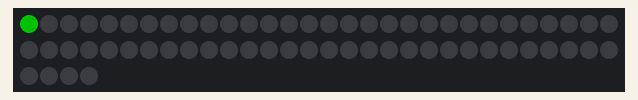
A sketch run on a simulated Arduino Uno, built with avr-gcc and run on an emulated ATmega328P. Shown: 64 RGB LEDs in strip order, left to right, continuing on the next row. Dim RGB values are drawn brighter than linear; colours are those a GRB WS2812 strip shows for the declared byte order; what the sketch prints to the serial monitor is not drawn.

Above: at 0.15 s.
At 4.99 s:
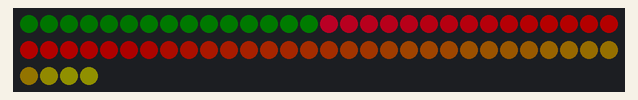
At 9.83 s:
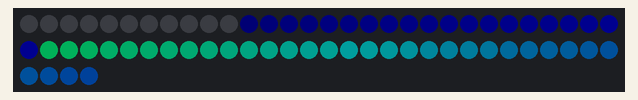
At 19.81 s:
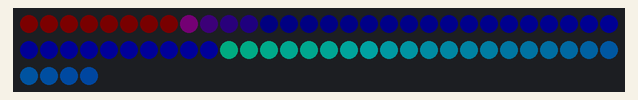
At 29.18 s:
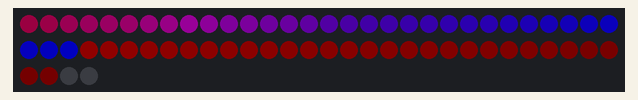
At 39.77 s:
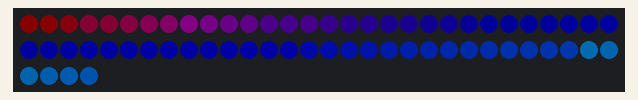

The sketch:

FastLEDCylon.ino
```cpp
#include <FastLED.h>

// How many leds in your strip?
#define NUM_LEDS 64

// For led chips like Neopixels, which have a data line, ground, and power, you just
// need to define DATA_PIN.  For led chipsets that are SPI based (four wires - data, clock,
// ground, and power), like the LPD8806, define both DATA_PIN and CLOCK_PIN
#define DATA_PIN 2
#define CLOCK_PIN 13

// Define the array of leds
CRGB leds[NUM_LEDS];

void setup() {
	Serial.begin(57600);
	Serial.println("resetting");
	FastLED.addLeds<WS2812,DATA_PIN,RGB>(leds,NUM_LEDS);
	FastLED.setBrightness(84);
}

void fadeall() { for(int i = 0; i < NUM_LEDS; i++) { leds[i].nscale8(250); } }

void loop() {
	static uint8_t hue = 0;
	Serial.print("x");
	// First slide the led in one direction
	for(int i = 0; i < NUM_LEDS; i++) {
		// Set the i'th led to red
		leds[i] = CHSV(hue++, 255, 255);
		// Show the leds
		FastLED.show();
		// now that we've shown the leds, reset the i'th led to black
		// leds[i] = CRGB::Black;
		fadeall();
		// Wait a little bit before we loop around and do it again
		delay(10);
	}
	Serial.print("x");

	// Now go in the other direction.
	for(int i = (NUM_LEDS)-1; i >= 0; i--) {
		// Set the i'th led to red
		leds[i] = CHSV(hue++, 255, 255);
		// Show the leds
		FastLED.show();
		// now that we've shown the leds, reset the i'th led to black
		// leds[i] = CRGB::Black;
		fadeall();
		// Wait a little bit before we loop around and do it again
		delay(10);
	}
}
```
